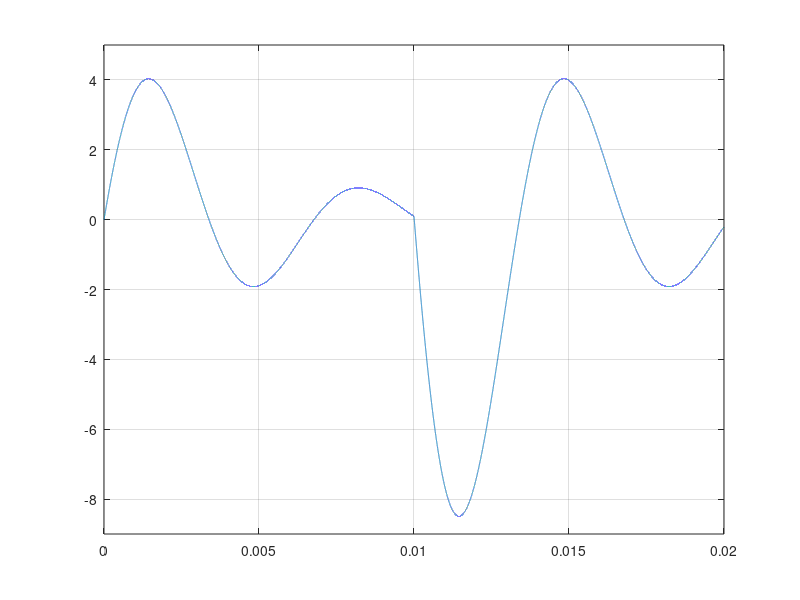

The MATLAB script that drew this image:
%% Sistemas de control II - FCEFyN (UNC)

%% State variables representation of the system.
% [xp] = A*[x] + B*[u]
% [y]  = C*[x] + D*[u]

%% Design parameters.
R= 220;     % [Ohm].
L= 500e-3;  % [Hy]. 500mHy.
C= 2.2e-6;  % [F].
vin= 12;    % [V].

%% Operation point.
% Initial values x(0)
Il(1)  = 0;        % Current.
Vrl(1) = 0;        % Voltage through R. ??
y(1)   = 0;        % Output.

Xop    = [0, 0]';
x      = [Il(1) Vrl(1)]'; % ??

%% State Space.
A= [-R/L -1/L; 1/C 0];   % State matrix.
B= [1/L; 0];             % Input matrix.
c= [R 0];                % Output matrix.
D= 0;                    % Direct transmission matrix.

%% Obtain Transfer Function.
[num, den]= ss2tf(A, B, c, D);
G= tf(num, den)     % Build system transfer function. 
poles= pole(G)


%% Obtain natural frequency (wn), damping ratio (psita).
% Obtain these parameters to calculate integration time.
[wn, zeta]= damp(G);
damp(G)

% 0<zeta<1 underdamping system.

%% Calculate integration time (t_int), simulation time (t_sim).
% t_int calculation based wd.
% Damped natural frequency (wd) calculation.
wd= wn(1)*sqrt(1-(zeta(1))^2);
tint= ((2*pi)/(wd))/100;
tint= 0.2e-6
%10e-6

% t_sim calculation based complex pole real part. 
tsim= log(0.05)/(real(poles(1)));
tsim= 20e-3
% Define simulation step
h= tsim/tint

%% Integration.
% Define arrays.
% t= 0: h: tsim;
t= linspace(0, tsim, h);
u= linspace(0, 0, h);
hlf= length(t)/2; 
swTime= 0;

for i= 1: h-1
    swTime = swTime+1;
    if (swTime >= hlf)
        swTime = 0;
        vin = vin*(-1);
    end

    u(i) = vin;  

    xp= A*(x-Xop)+B*u(i);
    x= x+ xp*tint;
    Y= c*(x-Xop)+D*u(i);

    ii= i+1;
    y(ii)= Y(1);
    Il(ii)= x(1);
    Vrl(ii)= x(2);
end

figure(1)
plot(t, y)
ylim([-9, 5])
grid;